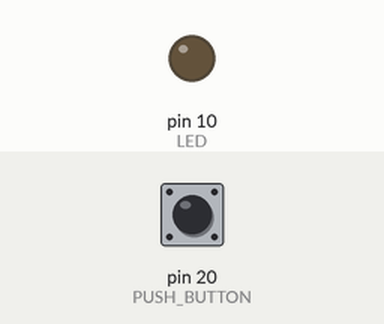
A sketch run on a simulated Arduino Leonardo, built with avr-gcc and run on an emulated ATmega32U4. Shown: output pins drawn as LEDs (lit = HIGH). Dashed ring = blinking. The inputs (shaded band) are chosen by the test bench; at power-on: pin 20 (PUSH_BUTTON) LOW. Random numbers use the default seed unless the sketch sets one; USB keyboard and mouse output is not drawn.

Above: at 1.2 s.
1.3 s: pin 20 (PUSH_BUTTON) pulled HIGH for 0.15 s
At 2.4 s:
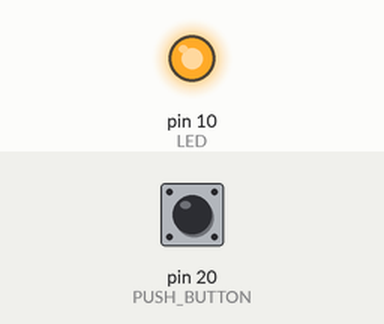
2.9 s: pin 20 (PUSH_BUTTON) pulled HIGH for 1 s
At 3.4 s:
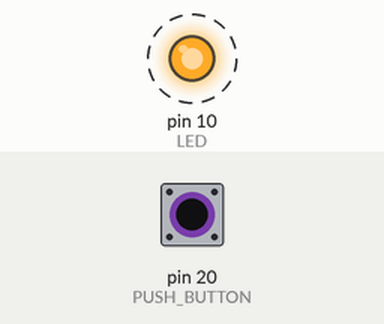
5.9 s: pin 20 (PUSH_BUTTON) pulled HIGH for 3.2 s
Timing chart, 0 to 8.9 s (numbered marks = the images above; inputs shaded):
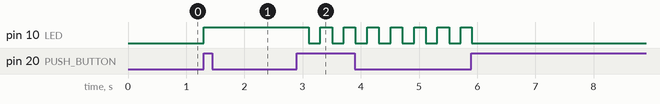

The sketch:

KeyboardAndMouseControl.ino
```cpp
#include <Mouse.h>
#include <Keyboard.h>
#include "limits.h"

#define LED 10
#define PUSH_BUTTON 20

#define MOUSE_DIRECTION_N 1
#define MOUSE_DIRECTION_NE 2
#define MOUSE_DIRECTION_E 3
#define MOUSE_DIRECTION_SE 4
#define MOUSE_DIRECTION_S 5
#define MOUSE_DIRECTION_SW 6
#define MOUSE_DIRECTION_W 7
#define MOUSE_DIRECTION_NW 8

unsigned long keyRetardTimer;
unsigned int lineCounter;
unsigned long keyboardOrMouseTimer;
boolean keyboardOrMouse;

int status;
bool ledStatus;

//Activation button
bool lastButtonState;
int debounceButton;
unsigned long ledBlinkTimer;

void newKeyRetardTimer() {
  keyRetardTimer =  millis() + (5 * random(100));
}

void newKeyboardOrMouseTimer() {
  keyboardOrMouseTimer =  millis() + (1000 * random(36,89));
}

void newLedBlinkTimer() {
  ledBlinkTimer =  millis() + 200;
}

void setup() {

  // initialize pins
  pinMode(LED, OUTPUT);
  pinMode(PUSH_BUTTON, INPUT);

  // initialize mouse control:
  Mouse.begin();
  Keyboard.begin();

  //initialize random numbers reading fron unconnected pin.
  randomSeed(analogRead(0));

  // Variable initialization
  status=0;
  lineCounter = 0;
  keyRetardTimer=0;
  keyboardOrMouse=false;
  keyboardOrMouseTimer=0;

  debounceButton=0;
  lastButtonState=LOW;
  ledStatus=LOW;
  ledBlinkTimer = 0;

}

void sendKey() {
  if (keyRetardTimer < millis()) { //Execute one time afer timer ends: < millis()
    lineCounter ++;
    if (lineCounter > 80) {
        lineCounter = 0;
        Keyboard.write('\n');
    }
    Keyboard.write(125 - random(77));
    newKeyRetardTimer();
  }
}

void mouseMove() {
  long randNumber = random(6);
  switch (random(1,9)) {
    case MOUSE_DIRECTION_N:
      Mouse.move(0, randNumber, 0);
      break;
    case MOUSE_DIRECTION_NE:
      Mouse.move(1.5*randNumber, randNumber, 0);
      break;
    case MOUSE_DIRECTION_E:
      Mouse.move(1.5*randNumber, 0,0);
      break;
    case MOUSE_DIRECTION_SE:
      Mouse.move(1.5*randNumber, -1*randNumber, 0);
      break;
    case MOUSE_DIRECTION_S:
      Mouse.move(0, -1*randNumber, 0);
      break;
    case MOUSE_DIRECTION_SW:
      Mouse.move(-1.5*randNumber, -1*randNumber, 0);
      break;
    case MOUSE_DIRECTION_W:
      Mouse.move(-1.5*randNumber, 0, 0);
      break;
    case MOUSE_DIRECTION_NW:
      Mouse.move(-1.5*randNumber, randNumber,0);
      break;
  }
}

void readPushButton() {
  boolean buttonState = digitalRead(PUSH_BUTTON);

  if ( buttonState != lastButtonState) {
    debounceButton++;
  } else {
    debounceButton=0;
  }

  if (debounceButton > 10) {
    lastButtonState = buttonState;
    if (lastButtonState == HIGH) {
      status = status == 2 ? 0 : status + 1;
      keyboardOrMouse = true; // set mouse by default
    }
  }
}

void loop() {

  readPushButton();

  switch (status)
  {
  case 1:
    digitalWrite(LED, HIGH);
    mouseMove();
    break;

  case 2:
    digitalWrite(LED, ledStatus);
    if (ledBlinkTimer < millis()) {
      ledStatus = !ledStatus;
      newLedBlinkTimer();
    }

    if (keyboardOrMouseTimer < millis()) {
      keyboardOrMouse = !keyboardOrMouse;
      newKeyboardOrMouseTimer();
    }

    if (keyboardOrMouse) {
      sendKey();
    } else {
      mouseMove();
    }
    break;

  default:
    digitalWrite(LED, LOW);
    break;
  }
}
```

Measured:
- after the input at 1.3 s, pin 10 (LED): LOW → HIGH at once
- after the input at 2.9 s, pin 10 (LED): alternates HIGH for 0.20 s and LOW for 0.20 s, starting after 0.20 s
